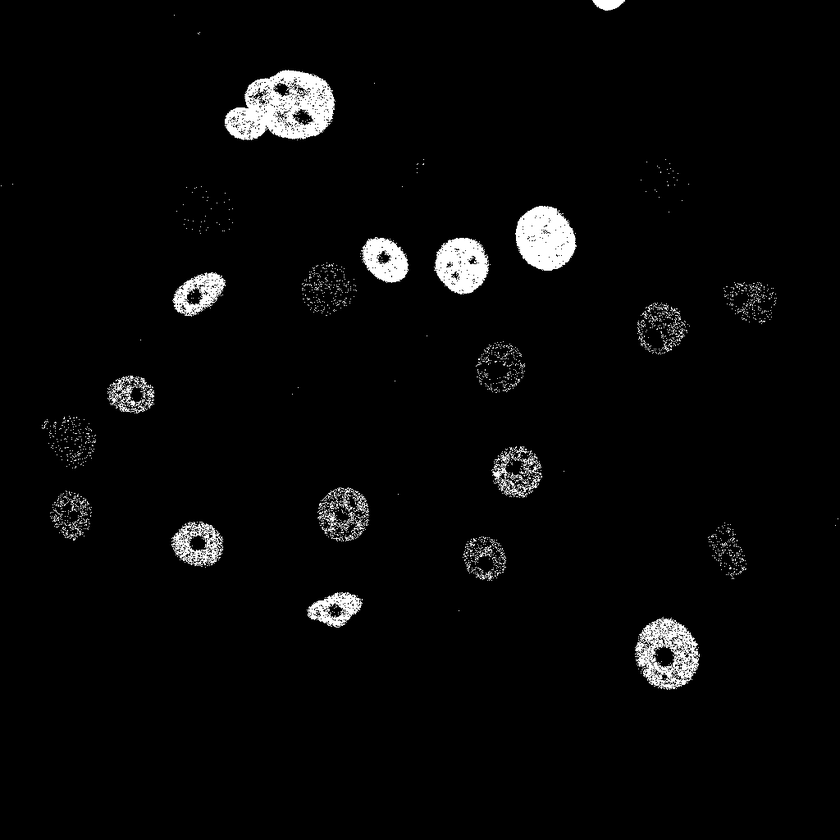
#> input picture Ergebnisse/Histogramm+Otsu/N2DH-GOWT1/t01.tif, 840 x 840 px, shrunk from 1024 x 1024 before the run, found by its file name
$ jupyter execute Medianfilter.ipynb
#> lines starting #> are read from the running program, lines starting #| are printed output that depends on the picture
[cell 1]
from scipy.ndimage import median_filter
from skimage import io
import matplotlib.pyplot as plt

img1 = io.imread("C:/Users/selig/topic01_team03/BilderDaten/BilderDaten/N2DH-GOWT1/img/t01.tif")
#> img1 is the input picture: shape (840, 840); min 0, max 255, mean 7.8

# Zahl (hier gerade 3) nach img ist variabel -> ausprobieren, was am besten, je höher desto unschärfer
plt.imshow(median_filter(img1, 3), "gray")
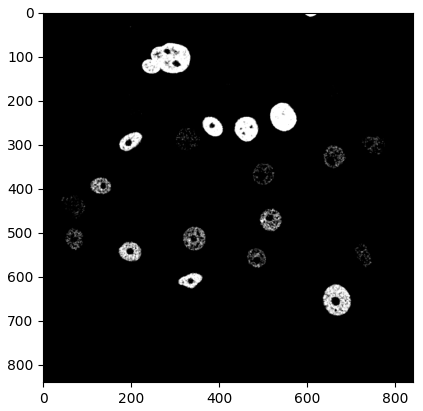
#> figure drawn by matplotlib, 1 panel


$ run again, with Ergebnisse/Histogramm+Otsu/N2DH-GOWT1/t21.tif copied over Ergebnisse/Histogramm+Otsu/N2DH-GOWT1/t01.tif
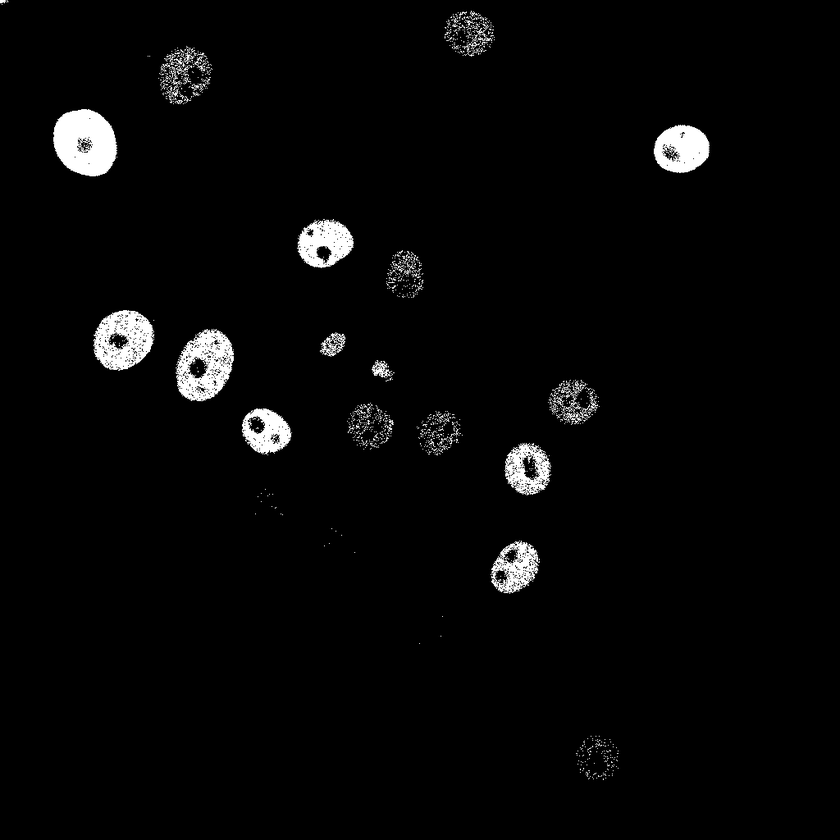
#> input picture Ergebnisse/Histogramm+Otsu/N2DH-GOWT1/t21.tif, 840 x 840 px, shrunk from 1024 x 1024 before the run, found by its file name
#> img1 is the input picture: shape (840, 840); min 0, max 255, mean 7
#> `[cell 1] from scipy.ndimage import median_filter from skimage import i..`:
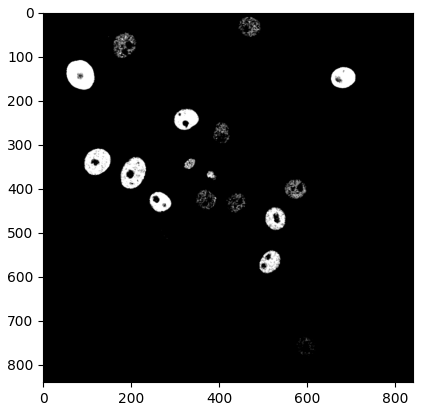
#> figure drawn by matplotlib, 1 panel

$ run again, with Ergebnisse/Histogramm+Otsu/N2DH-GOWT1/t39.tif copied over Ergebnisse/Histogramm+Otsu/N2DH-GOWT1/t01.tif
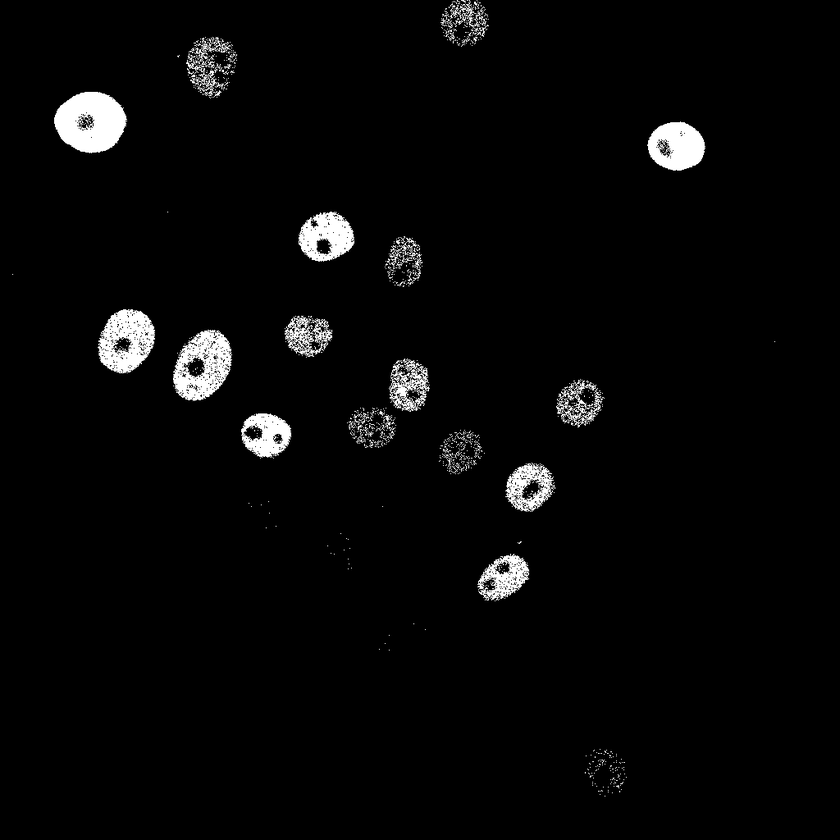
#> input picture Ergebnisse/Histogramm+Otsu/N2DH-GOWT1/t39.tif, 840 x 840 px, shrunk from 1024 x 1024 before the run, found by its file name
#> img1 is the input picture: shape (840, 840); min 0, max 255, mean 7.7
#> `[cell 1] from scipy.ndimage import median_filter from skimage import i..`:
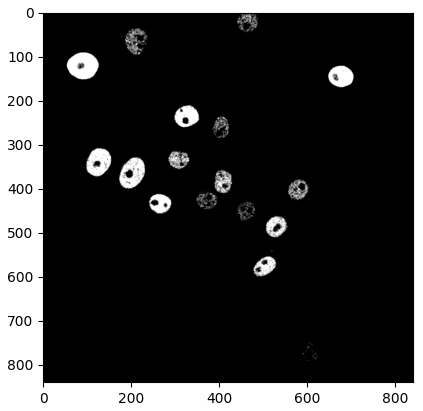
#> figure drawn by matplotlib, 1 panel
